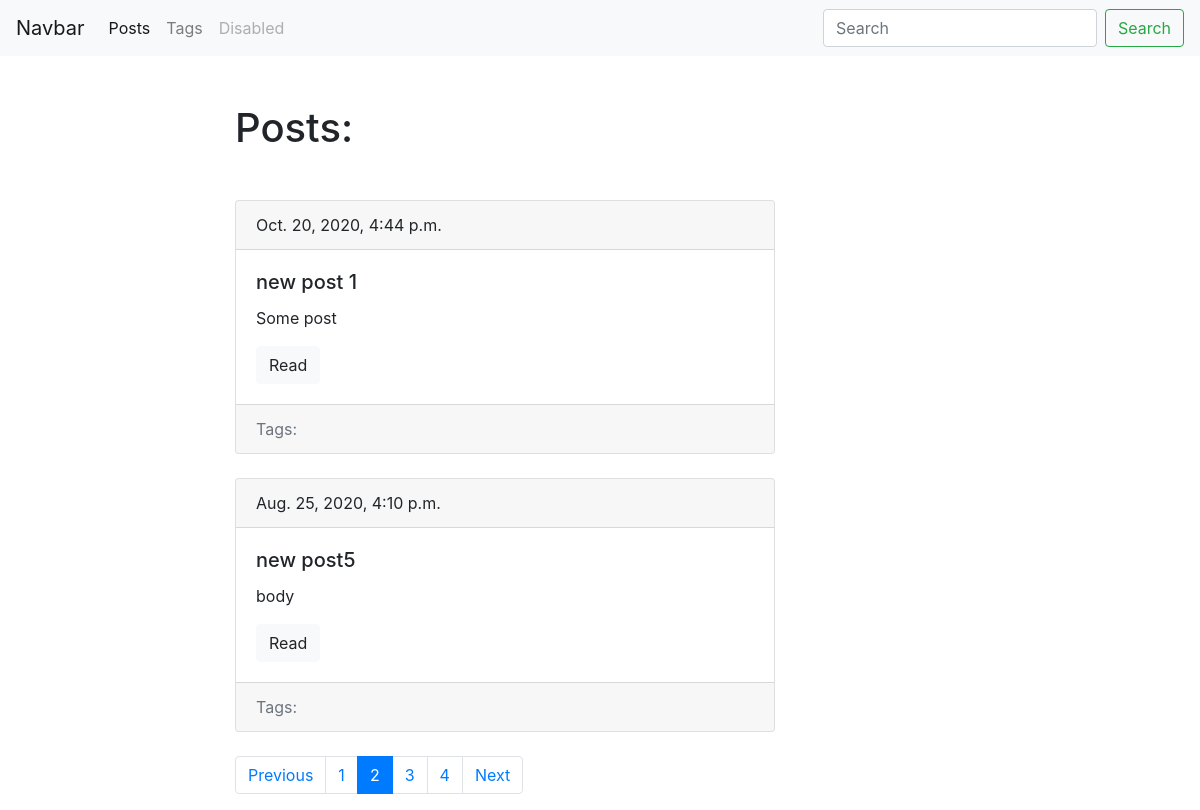
The page /blog/?page=2 on the database as committed earlier.
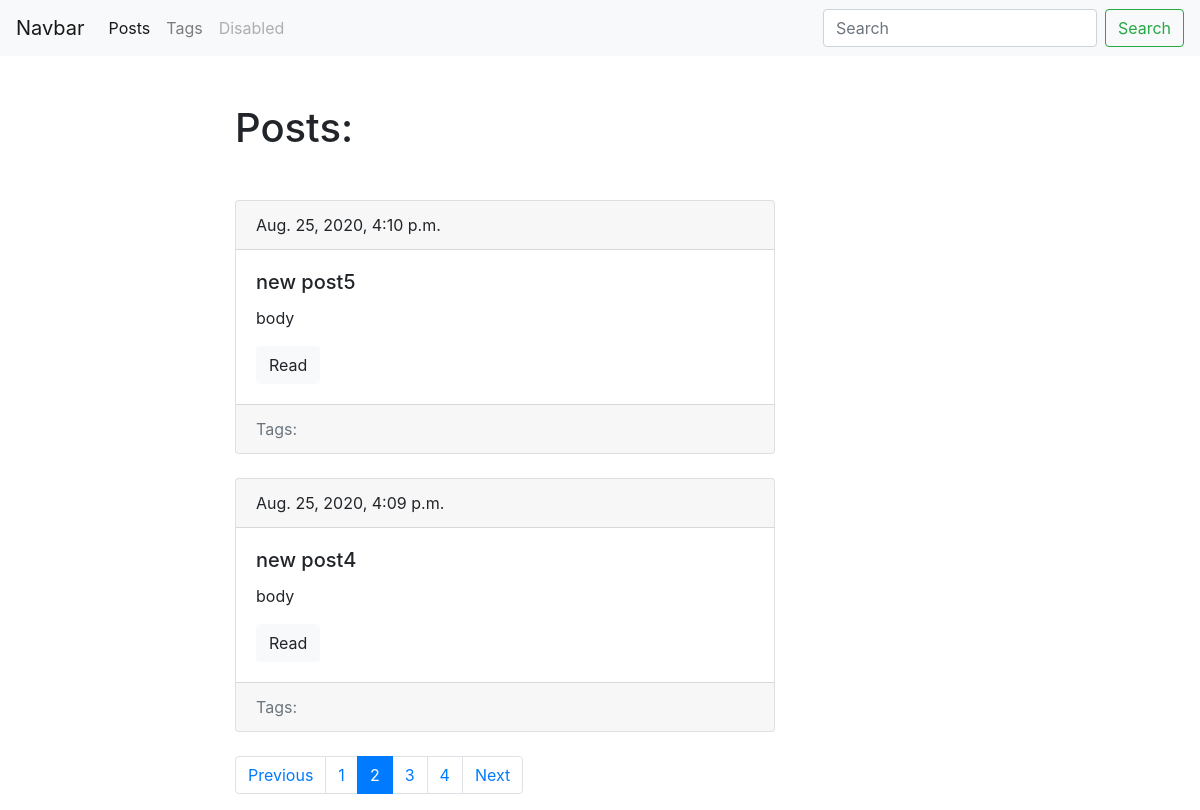
The same page on the database as committed later.
### blog/models.py (models this page shows, shortened)
class Post(models.Model):
    title = models.CharField(max_length=150, db_index=True)
    slug = models.SlugField(max_length=150, blank=True, unique=True)
    body = models.TextField(blank=True, db_index=True)
    tags = models.ManyToManyField("Tag", blank=True, related_name='posts')
    date_pub = models.DateTimeField(auto_now_add=True)
    def get_absolute_url(self):
        return reverse("post_detail_url", kwargs={"slug": self.slug})
    class Meta:
        ordering = ['-date_pub']

### blog/views.py (the view)
# urls.py: path('', posts_list, name='posts_list_url'),
def posts_list(request):
    search_query = request.GET.get('search', '')
    if search_query:
        posts = Post.objects.filter(Q(title__icontains=search_query) | Q(body__icontains=search_query))
    else:
        posts = Post.objects.all()
    paginator = Paginator(posts, 2)
    page_number = request.GET.get('page', 1)
    page = paginator.get_page(page_number)
    is_paginated = page.has_other_pages()
    if page.has_previous():
        prev_url = '?page={}'.format(page.previous_page_number())
    else:
        prev_url = ''
    if page.has_next():
        next_url = '?page={}'.format(page.next_page_number())
    else:
        next_url = ''
    context = {
        'page_object': page,
        'is_paginated': is_paginated,
        'next_url': next_url,
        'prev_url': prev_url
    }
    return render(request, 'blog/index.html', context=context)

### blog/templates/blog/index.html (shortened to what this page needs)
{% extends 'blog/base_blog.html' %}
    {% block content %}
        <h1 class="mb-5">Posts:</h1>
        {% for post in page_object.object_list %}
            {% include  'blog/includes/post_card_template.html' %}
        {% endfor %}
    {% endblock %}

### blog/templates/blog/includes/post_card_template.html (shortened to what this page needs)
<div class="card mb-4">
    <div class="card-header">
    {{post.date_pub}}
    </div>
    <div class="card-body">
    <h5 class="card-title">{{post.title}}</h5>
    <p class="card-text">{{post.body|truncatewords:15}}</p>
    <a href="{{post.get_absolute_url}}" class="btn btn-light">Read</a>
    </div>
     <div class="card-footer text-muted">
        Tags:
    </div>
</div>

Rows that differ between the two databases and show on the page:
removed Post: date_pub "Oct. 20, 2020, 4:44 p.m.", title "new post 1", body "Some post"
now on this page (row unchanged): Post: date_pub "Aug. 25, 2020, 4:09 p.m.", title "new post4", body "body"
